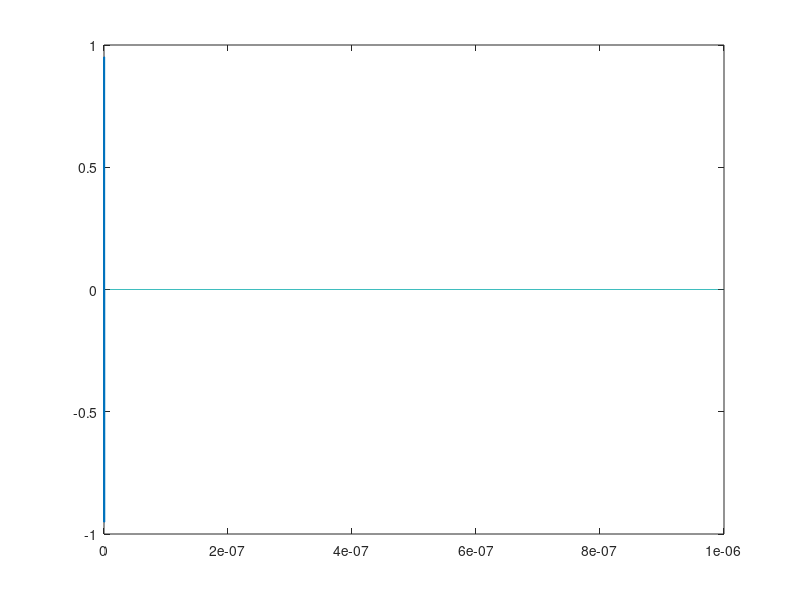
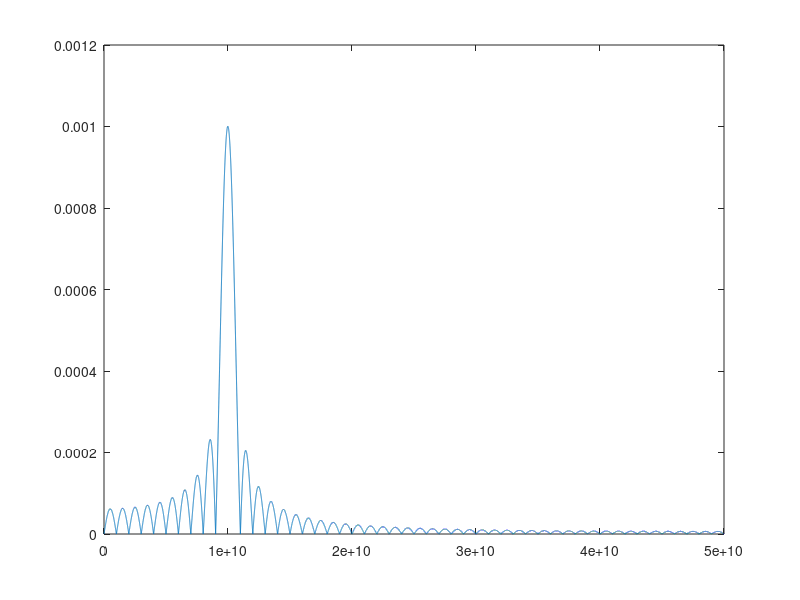

The MATLAB script that drew these images, in order:
clear;
close all;
clc;

% 1 ns pulse over 1 us period

Fs = 100*10^9;
Ts = 1/Fs;
duration = 10^-6;
pulse_duration = 10^-9;
signal_length = Fs * duration;
pulse_length = Fs * pulse_duration;
t = (0:(signal_length-1))*Ts;
signal = zeros(1, signal_length);

% modulated 1 ns pulse
% signal(1:pulse_length) = 1;
Fs_m = 10*10^9;
Ts_m = 1/Fs_m;
t_m = t(1:pulse_length);
signal(1:pulse_length) = sin(2*pi*Fs_m*t_m);

figure;
plot(t, signal);


% FFT
f = Fs*(0:(signal_length/2))/signal_length;
Y = fft(signal);
p2 = abs(Y/signal_length);
p1 = p2(1:(signal_length/2)+1);
p1(2:end-1) = 2*p1(2:end-1);

figure;
plot(f, p1);